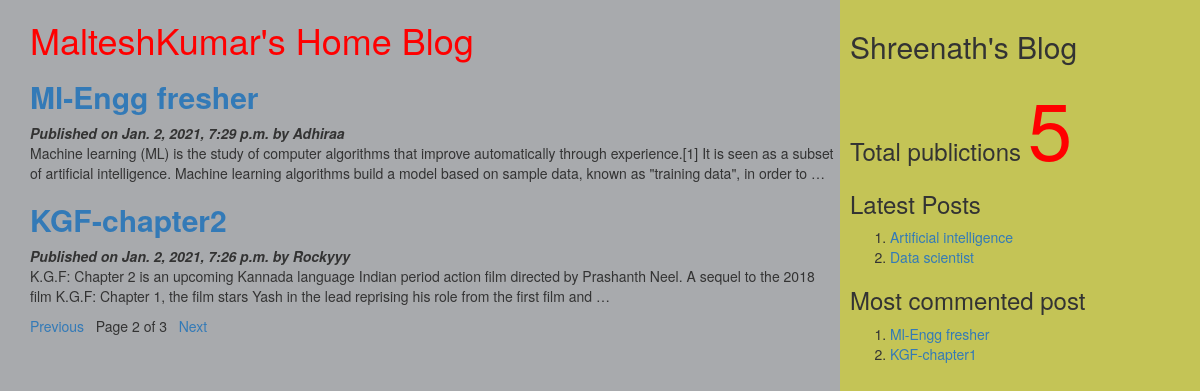
Screenshot of /?page=2 with the database file from the repository.
### myApp/models.py (models this page shows, shortened)
class Post(models.Model):
          STATUS_CHOICES=(('draft','Draft'),('published','Published'))
          title=models.CharField(max_length=256)
          slug=models.SlugField(max_length=264,unique_for_date='publish')
          author=models.ForeignKey(User,related_name='blog_posts',on_delete= models.CASCADE)
          body=models.TextField()
          publish=models.DateTimeField(default=timezone.now)
          created=models.DateTimeField(auto_now_add=True)
          updated=models.DateTimeField(auto_now=True)
          status= models.CharField(max_length=10,choices=STATUS_CHOICES,default='draft')
          objects=CustomManager()
          class Meta:
                ordering=('-publish',)
          def get_absolute_url(self):
                return reverse('post_detail',args=[self.publish.year,self.publish.strftime('%m'),self.publish.strftime('%d'),self.slug])

### myApp/views.py (the view)
# urls.py: url(r'^$',views.post_list_view),
def post_list_view(request,tag_slug=None):
    post_list=Post.objects.all()
    tag=None
    if tag_slug:
        tag=get_object_or_404(Tag,slug=tag_slug)#provided slug
        post_list=post_list.filter(tags__in=[tag])
    paginator=Paginator(post_list,2) #step1
    page_number=request.GET.get('page') #step2
    try:
       post_list=paginator.page(page_number) #step2
    except PageNotAnInteger:
       post_list=paginator.page(1) #step 3
    except EmptyPage:
      post_list=paginator.page(paginator.num_pages) #step 4
    d={'post_list':post_list,'tag':tag}
    return render(request,'myApp/post_list.html',d)

### myApp/models.py (called while the page is built)
    def get_queryset(self):
        return super().get_queryset().filter(status='published')

### myApp/templatetags/mytags.py (called while the page is built)
@register.simple_tag
def total_posts():
    return Post.objects.count()

@register.inclusion_tag('myApp/latest_post.html')
def show_latest_posts(count=3):
    latest_posts=Post.objects.order_by('-publish')[:count]
    return {'latest_posts':latest_posts}

@register.simple_tag
def get_most_commented_posts(count=2):
    return Post.objects.annotate(total_comments=Count('comments')).order_by('-total_comments')[:count]

### templates/myApp/post_list.html (shortened to what this page needs)
<html>
    {%extends 'myApp/parent.html'%}
        {%block content_block%}
        <h1 style="color:red">MalteshKumar's Home Blog</h1>
        {%for post in post_list%}
        <a href="{{post.get_absolute_url}}"><h2><b>{{post.title}}</b></h2></a>
        <i><b>Published on {{post.publish}} by {{post.author|title}}</b></i>
        {{post.body|truncatewords:40|linebreaks}}
        {%endfor%}
        {%include 'myApp/pagination.html' with page=post_list%}
        {%endblock%}

### templates/myApp/parent.html (shortened to what this page needs)
<html>
{%load mytags%}
    <head>
        <link rel="stylesheet" href="https://maxcdn.bootstrapcdn.com/bootstrap/3.3.7/css/bootstrap.min.css">
    </head>
    <body>
        <div class="content" style="width:70%;float:left;background-color:a8aaad;height:300%;padding:0 0 0 30px">
              {%block content_block%}
              {%endblock%}
        </div>
        <div class="sidebar" style="width:30%;float:right;background-color:#c4c456;height:300%;padding:10px">
            <h2>Shreenath's Blog</h2>
            <h3>Total publictions
              <span style="color:red;font-size:80px">
              {%total_posts%}</span>
              <h3>Latest Posts</h3>
              {% show_latest_posts 2 %}
              <h3>Most commented post</h3>
              {%get_most_commented_posts as m%}
              <ol>
                {%for post in m%}
                <li><a href="{{post.get_absolute_url}}">{{post.title}}</a></li>
                {%endfor%}
              </ol>
            </h3>
        </div>
    </body>
</html>

### templates/myApp/latest_post.html
<!DOCTYPE html>
<html lang="en" dir="ltr">
  <body>
    <ol>
    {%for post in latest_posts%}
    <li><a href="{{post.get_absolute_url}}">{{post.title}}</a></li>
    {%endfor%}
    </ol>
  </body>
</html>

### rows the page displays
Post: title "Ml-Engg fresher", publish "Jan. 2, 2021, 7:29 p.m.", author "Adhiraa", body "Machine learning (ML) is the study of computer algorithms that improve automatically through experience.[1] It is seen as a subset of artificial intelligence. Machine learning algorithms build a model based on sample data, known as \"training data\", in order to …"
Post: title "KGF-chapter2", publish "Jan. 2, 2021, 7:26 p.m.", author "Rockyyy", body "K.G.F: Chapter 2 is an upcoming Kannada language Indian period action film directed by Prashanth Neel. A sequel to the 2018 film K.G.F: Chapter 1, the film stars Yash in the lead reprising his role from the first film and …"
Post: title "Artificial intelligence"
Post: title "Data scientist"
Post: title "KGF-chapter1"

### other values shown
{{ page.number }} "2"
{{ page.paginator.num_pages }} "3"
